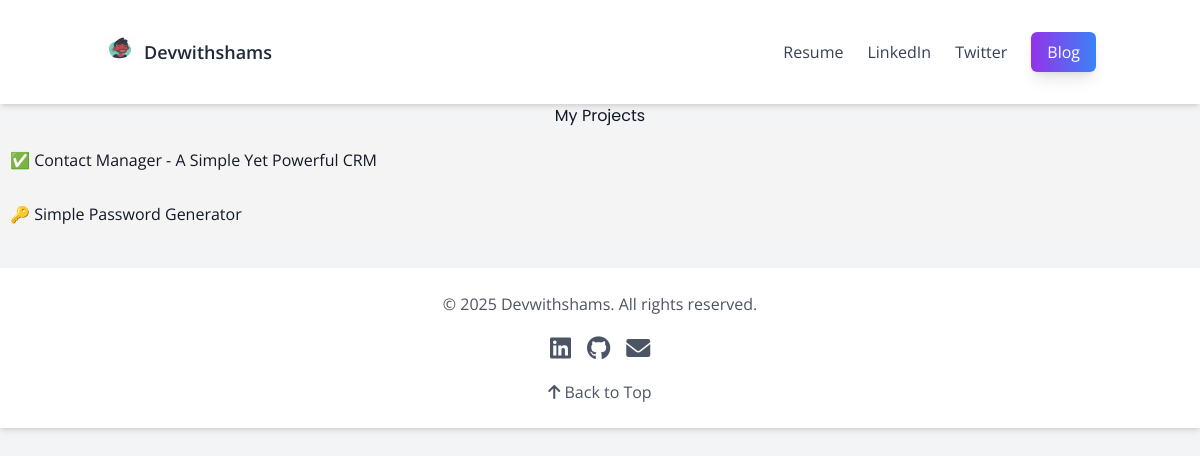
The page /lists/ on the database as committed earlier.
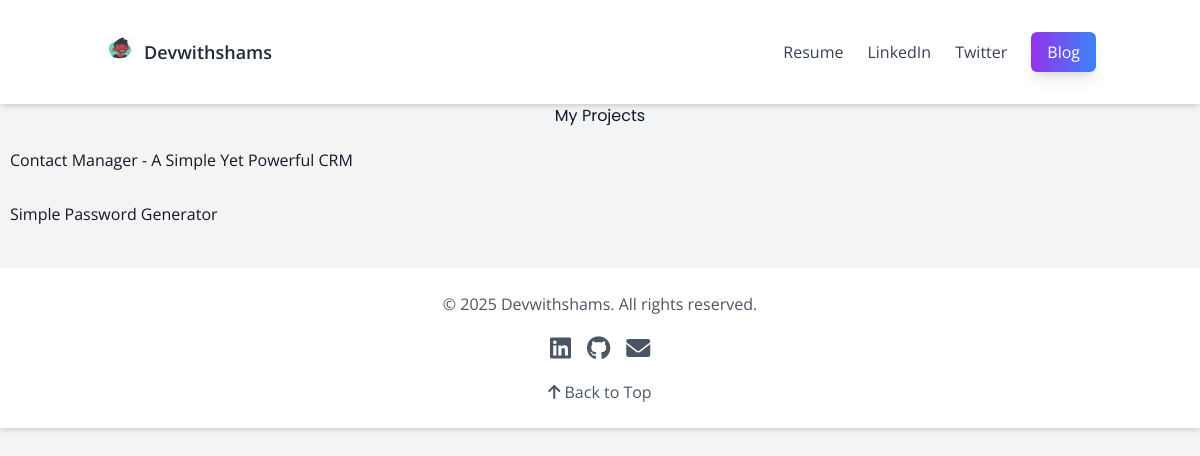
The same page on the database as committed later.
### portfolio/models.py (models this page shows)
class Project(models.Model):
    title = models.CharField(max_length=100)
    description = models.TextField()
    image = models.ImageField(upload_to='portfolio/images/')
    url = models.URLField(blank=True)
    def __str__(self):
        return self.title

### portfolio/views.py (the view)
# urls.py: path('lists/', views.ListView, name='lists'),
def ListView(request):
    lists = Project.objects.all()
    return render(request, 'portfolio/lists.html', {'lists': lists})

### portfolio/templates/portfolio/lists.html (shortened to what this page needs)
{% extends "portfolio/base.html" %}
{% load static %}
{% block content %}
<div class="div-lists">
    <h1>My Projects</h1>
    <ul class="project-list">
        {% for list in lists %}
            <li><a href="{% url '' %}">{{ list }}</a></li>
        {% empty %}
            <li>No projects found.</li>
        {% endfor %}
    </ul>
</div>
{% endblock %}

Rows that differ between the two databases and show on the page:
changed Project: title "✅ Contact Manager - A Simple Yet Powerful CRM" → "Contact Manager - A Simple Yet Powerful CRM"
changed Project: title "🔑 Simple Password Generator" → "Simple Password Generator"
